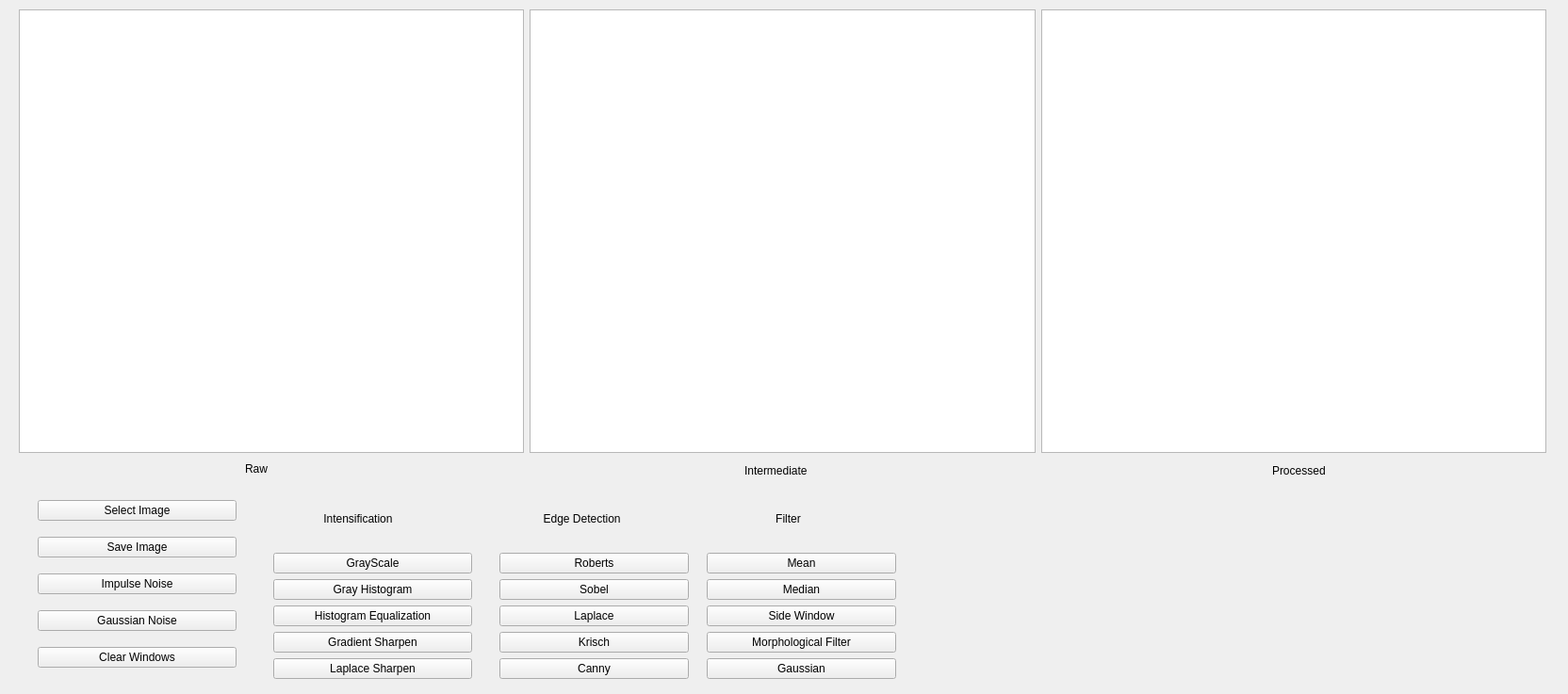
<?xml version="1.0" encoding="UTF-8"?>
<ui version="4.0">
 <class>Widget</class>
 <widget class="QWidget" name="Widget">
  <property name="geometry">
   <rect>
    <x>0</x>
    <y>0</y>
    <width>1664</width>
    <height>737</height>
   </rect>
  </property>
  <property name="windowTitle">
   <string>Widget</string>
  </property>
  <widget class="QWidget" name="verticalLayoutWidget">
   <property name="geometry">
    <rect>
     <x>40</x>
     <y>520</y>
     <width>211</width>
     <height>201</height>
    </rect>
   </property>
   <layout class="QVBoxLayout" name="verticalLayout">
    <item>
     <widget class="QPushButton" name="pushButton">
      <property name="text">
       <string>Select Image</string>
      </property>
     </widget>
    </item>
    <item>
     <widget class="QPushButton" name="pushButton_2">
      <property name="text">
       <string>Save Image</string>
      </property>
     </widget>
    </item>
    <item>
     <widget class="QPushButton" name="pushButton_18">
      <property name="text">
       <string>Impulse Noise</string>
      </property>
     </widget>
    </item>
    <item>
     <widget class="QPushButton" name="pushButton_19">
      <property name="text">
       <string>Gaussian Noise</string>
      </property>
     </widget>
    </item>
    <item>
     <widget class="QPushButton" name="ClearButton">
      <property name="text">
       <string>Clear Windows</string>
      </property>
     </widget>
    </item>
   </layout>
  </widget>
  <widget class="QWidget" name="verticalLayoutWidget_2">
   <property name="geometry">
    <rect>
     <x>290</x>
     <y>520</y>
     <width>211</width>
     <height>201</height>
    </rect>
   </property>
   <layout class="QVBoxLayout" name="verticalLayout_2">
    <item>
     <widget class="QLabel" name="label_5">
      <property name="text">
       <string>                Intensification</string>
      </property>
     </widget>
    </item>
    <item>
     <widget class="QPushButton" name="pushButton_3">
      <property name="text">
       <string>GrayScale</string>
      </property>
     </widget>
    </item>
    <item>
     <widget class="QPushButton" name="pushButton_4">
      <property name="text">
       <string>Gray Histogram</string>
      </property>
     </widget>
    </item>
    <item>
     <widget class="QPushButton" name="pushButton_5">
      <property name="text">
       <string>Histogram Equalization</string>
      </property>
     </widget>
    </item>
    <item>
     <widget class="QPushButton" name="pushButton_6">
      <property name="text">
       <string>Gradient Sharpen</string>
      </property>
     </widget>
    </item>
    <item>
     <widget class="QPushButton" name="pushButton_7">
      <property name="text">
       <string>Laplace Sharpen</string>
      </property>
     </widget>
    </item>
   </layout>
  </widget>
  <widget class="QWidget" name="verticalLayoutWidget_3">
   <property name="geometry">
    <rect>
     <x>530</x>
     <y>520</y>
     <width>201</width>
     <height>201</height>
    </rect>
   </property>
   <layout class="QVBoxLayout" name="verticalLayout_3">
    <item>
     <widget class="QLabel" name="label_4">
      <property name="maximumSize">
       <size>
        <width>16777215</width>
        <height>72</height>
       </size>
      </property>
      <property name="text">
       <string>              Edge Detection</string>
      </property>
     </widget>
    </item>
    <item>
     <widget class="QPushButton" name="pushButton_8">
      <property name="text">
       <string>Roberts</string>
      </property>
     </widget>
    </item>
    <item>
     <widget class="QPushButton" name="pushButton_9">
      <property name="text">
       <string>Sobel</string>
      </property>
     </widget>
    </item>
    <item>
     <widget class="QPushButton" name="pushButton_10">
      <property name="text">
       <string>Laplace</string>
      </property>
     </widget>
    </item>
    <item>
     <widget class="QPushButton" name="pushButton_11">
      <property name="text">
       <string>Krisch</string>
      </property>
     </widget>
    </item>
    <item>
     <widget class="QPushButton" name="pushButton_12">
      <property name="text">
       <string>Canny</string>
      </property>
     </widget>
    </item>
   </layout>
  </widget>
  <widget class="QLabel" name="label">
   <property name="geometry">
    <rect>
     <x>260</x>
     <y>490</y>
     <width>60</width>
     <height>16</height>
    </rect>
   </property>
   <property name="text">
    <string>Raw</string>
   </property>
  </widget>
  <widget class="QLabel" name="label_2">
   <property name="geometry">
    <rect>
     <x>1350</x>
     <y>490</y>
     <width>91</width>
     <height>20</height>
    </rect>
   </property>
   <property name="text">
    <string>Processed</string>
   </property>
  </widget>
  <widget class="QWidget" name="horizontalLayoutWidget">
   <property name="geometry">
    <rect>
     <x>20</x>
     <y>10</y>
     <width>1621</width>
     <height>471</height>
    </rect>
   </property>
   <layout class="QHBoxLayout" name="horizontalLayout">
    <item>
     <widget class="QGraphicsView" name="graphicsView"/>
    </item>
    <item>
     <widget class="QGraphicsView" name="graphicsView_2"/>
    </item>
    <item>
     <widget class="QGraphicsView" name="graphicsView_3"/>
    </item>
   </layout>
  </widget>
  <widget class="QLabel" name="label_3">
   <property name="geometry">
    <rect>
     <x>790</x>
     <y>490</y>
     <width>131</width>
     <height>20</height>
    </rect>
   </property>
   <property name="text">
    <string>Intermediate </string>
   </property>
  </widget>
  <widget class="QWidget" name="verticalLayoutWidget_4">
   <property name="geometry">
    <rect>
     <x>750</x>
     <y>520</y>
     <width>201</width>
     <height>201</height>
    </rect>
   </property>
   <layout class="QVBoxLayout" name="verticalLayout_4">
    <item>
     <widget class="QLabel" name="label_6">
      <property name="maximumSize">
       <size>
        <width>16777215</width>
        <height>72</height>
       </size>
      </property>
      <property name="text">
       <string>                      Filter</string>
      </property>
     </widget>
    </item>
    <item>
     <widget class="QPushButton" name="pushButton_13">
      <property name="text">
       <string>Mean</string>
      </property>
     </widget>
    </item>
    <item>
     <widget class="QPushButton" name="pushButton_14">
      <property name="text">
       <string>Median</string>
      </property>
     </widget>
    </item>
    <item>
     <widget class="QPushButton" name="pushButton_15">
      <property name="text">
       <string>Side Window</string>
      </property>
     </widget>
    </item>
    <item>
     <widget class="QPushButton" name="pushButton_16">
      <property name="text">
       <string>Morphological Filter</string>
      </property>
     </widget>
    </item>
    <item>
     <widget class="QPushButton" name="pushButton_17">
      <property name="text">
       <string>Gaussian</string>
      </property>
     </widget>
    </item>
   </layout>
  </widget>
 </widget>
 <resources/>
 <connections/>
</ui>
